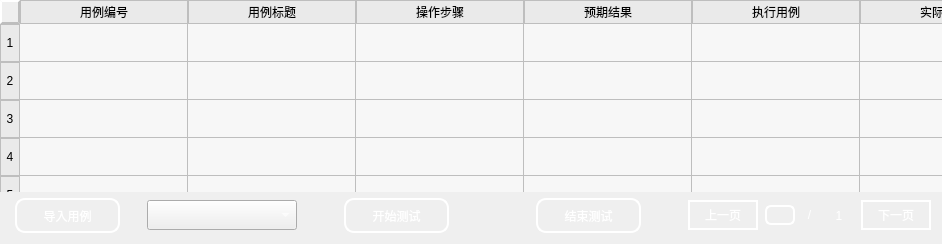
         <widget class="QWidget" name="auto_test_page">
          <property name="styleSheet">
           <string notr="true">QTableWidget {
	background: transparent;
	border: none;
	gridline-color: #bebebe;
	outline: none;/* 去除单元格虚线框 */
}

/* TableWidget 左上角控件 QSS */
QTableWidget QTableCornerButton::section {
	background: qlineargradient(x1: 0, y1: 0, x2: 0.5, y2: 0.5,
                                stop: 0 #697993, stop: 1 white);;
	border: 2px outset #bebebe;
}

/* TableWidget 表头 QSS */
QHeaderView {
	background: transparent;
}

/* 水平表头默认样式 */
QTableWidget QHeaderView::section:horizontal {
    background-color: #eaeaea; /* 背景颜色 */
    font: 9pt &quot;微软雅黑&quot;;
    border: 1px solid #bebebe; /* 默认边框 */
}

/* 水平表头 checked 状态 */
QTableWidget QHeaderView::section:horizontal:checked {
    background-color: #d1d1d1; /* 选中时的背景颜色 */
    color: #007a6b; /* 选中时的字体颜色 */
    border-bottom: 3px solid #007a6b; /* 选中时底部边框 2px 绿色 */
}

/* 水平表头 pressed 状态 */
QTableWidget QHeaderView::section:horizontal:pressed {
    background-color: #d1d1d1; /* 按下时的背景颜色 */
    color: #007a6b; /* 按下时的字体颜色 */
    border-bottom: 3px solid #007a6b; /* 按下时底部边框 2px blue */
}

/* 同时处于 checked 和 pressed 状态 */
QTableWidget QHeaderView::section:horizontal:checked:pressed {
    background-color: #d1d1d1; /* 选中且按下时的背景颜色 */
    color: #007a6b; /* 选中且按下时的字体颜色 */
    border-bottom: 3px solid #007a6b; /* 选中且按下时底部边框 2px purple */
}

/* 垂直表头默认样式 */
QTableWidget QHeaderView::section:vertical {
    background-color: #eaeaea; /* 背景颜色 */
    font: 9pt &quot;微软雅黑&quot;;
    border: 1px solid #bebebe; /* 默认边框 */
}

/* 垂直表头 checked 状态 */
QTableWidget QHeaderView::section:vertical:checked {
    background-color: #d1d1d1; /* 选中时的背景颜色 */
    color: #007a6b; /* 选中时的字体颜色 */
    border-right: 3px solid #007a6b; /* 选中时底部边框 2px 绿色 */
}

/* 垂直表头 pressed 状态 */
QTableWidget QHeaderView::section:vertical:pressed {
    background-color: #d1d1d1; /* 按下时的背景颜色 */
    color: #007a6b; /* 按下时的字体颜色 */
    border-right: 3px solid #007a6b; /* 按下时底部边框 2px blue */
}

/* 同时处于 checked 和 pressed 状态 */
QTableWidget QHeaderView::section:vertical:checked:pressed {
    background-color: #d1d1d1; /* 选中且按下时的背景颜色 */
    color: #007a6b; /* 选中且按下时的字体颜色 */
    border-right: 3px solid #007a6b; /* 选中且按下时底部边框 2px purple */
}

/* TableWidget 表格 QSS */
QTableWidget::item {
	font: 9pt &quot;微软雅黑&quot;;
	background: #f7f7f7;
}

/* TableWidget LineEdit 编辑状态的表格的文字 */
QTableWidget QLineEdit {
	font: 9pt &quot;微软雅黑&quot;;
	color: black;
}

/* 选中状态下的单元格 */
QTableWidget::item:selected {
    color: black;
	border: 2px solid #109968;
}

/* comboBox QSS */
QComboBox {
	font: 9pt &quot;微软雅黑&quot;;
	color: white;		/* 字体颜色 */
}

/* comboBox 下拉列表 QSS */
QComboBox QAbstractItemView {
	outline: 0px solid gray;
	border: 2px solid qlineargradient(x1: 0, y1: 0, x2: 0, y2: 1,
                                      stop: 0 #f6f7fa, stop: 1 #dadbde);
	background-color: qlineargradient(x1: 1, y1: 0, x2: 0, y2: 0,
                                      stop: 0 #404959, stop: 1 #989da5);
	color: white;
	selection-background-color: #435068;
}

/* 底部 PushButton QSS */
QPushButton {
	background: transparent;
	font: 10pt &quot;微软雅黑&quot;;
	color: white;
	border: 2px solid white;
	border-radius: 10px;
}

/* PushButton 点击 QSS */
QPushButton:pressed {
	padding-top: 1px;
	padding-left: 1px;
}

/* 底部 LineEdit QSS */
QLineEdit {
	background: transparent;
	border: 2px solid white;
	border-radius: 6px;
	font: 10pt &quot;微软雅黑&quot;;
	color: white;
}

/* 底部 Label QSS */
QLabel {
	background: transparent;
	font: 10pt &quot;微软雅黑&quot;;
	color: white;
}</string>
          </property>
          <layout class="QVBoxLayout" name="verticalLayout_11">
           <property name="leftMargin">
            <number>0</number>
           </property>
           <property name="topMargin">
            <number>0</number>
           </property>
           <property name="rightMargin">
            <number>0</number>
           </property>
           <property name="bottomMargin">
            <number>0</number>
           </property>
           <item>
            <widget class="QTableWidget" name="tableWidget_test_case">
             <property name="verticalScrollBarPolicy">
              <enum>Qt::ScrollBarAlwaysOff</enum>
             </property>
             <property name="horizontalScrollBarPolicy">
              <enum>Qt::ScrollBarAlwaysOff</enum>
             </property>
             <property name="autoScroll">
              <bool>true</bool>
             </property>
             <property name="editTriggers">
              <set>QAbstractItemView::DoubleClicked</set>
             </property>
             <property name="showGrid">
              <bool>true</bool>
             </property>
             <property name="gridStyle">
              <enum>Qt::SolidLine</enum>
             </property>
             <property name="rowCount">
              <number>16</number>
             </property>
             <attribute name="horizontalHeaderVisible">
              <bool>true</bool>
             </attribute>
             <attribute name="horizontalHeaderCascadingSectionResizes">
              <bool>false</bool>
             </attribute>
             <attribute name="horizontalHeaderMinimumSectionSize">
              <number>31</number>
             </attribute>
             <attribute name="horizontalHeaderDefaultSectionSize">
              <number>168</number>
             </attribute>
             <attribute name="horizontalHeaderStretchLastSection">
              <bool>true</bool>
             </attribute>
             <attribute name="verticalHeaderCascadingSectionResizes">
              <bool>false</bool>
             </attribute>
             <attribute name="verticalHeaderDefaultSectionSize">
              <number>38</number>
             </attribute>
             <attribute name="verticalHeaderStretchLastSection">
              <bool>true</bool>
             </attribute>
             <row>
              <property name="text">
               <string>1</string>
              </property>
              <property name="textAlignment">
               <set>AlignCenter</set>
              </property>
             </row>
             <row>
              <property name="text">
               <string>2</string>
              </property>
              <property name="textAlignment">
               <set>AlignCenter</set>
              </property>
             </row>
             <row>
              <property name="text">
               <string>3</string>
              </property>
              <property name="textAlignment">
               <set>AlignCenter</set>
              </property>
             </row>
             <row>
              <property name="text">
               <string>4</string>
              </property>
              <property name="textAlignment">
               <set>AlignCenter</set>
              </property>
             </row>
             <row>
              <property name="text">
               <string>5</string>
              </property>
              <property name="textAlignment">
               <set>AlignCenter</set>
              </property>
             </row>
             <row>
              <property name="text">
               <string>6</string>
              </property>
              <property name="textAlignment">
               <set>AlignCenter</set>
              </property>
             </row>
             <row>
              <property name="text">
               <string>7</string>
              </property>
              <property name="textAlignment">
               <set>AlignCenter</set>
              </property>
             </row>
             <row>
              <property name="text">
               <string>8</string>
              </property>
              <property name="textAlignment">
               <set>AlignCenter</set>
              </property>
             </row>
             <row>
              <property name="text">
               <string>9</string>
              </property>
              <property name="textAlignment">
               <set>AlignCenter</set>
              </property>
             </row>
             <row>
              <property name="text">
               <string>10</string>
              </property>
              <property name="textAlignment">
               <set>AlignCenter</set>
              </property>
             </row>
             <row>
              <property name="text">
               <string>11</string>
              </property>
              <property name="textAlignment">
               <set>AlignCenter</set>
              </property>
             </row>
             <row>
              <property name="text">
               <string>12</string>
              </property>
              <property name="textAlignment">
               <set>AlignCenter</set>
              </property>
             </row>
             <row>
              <property name="text">
               <string>13</string>
              </property>
              <property name="textAlignment">
               <set>AlignCenter</set>
              </property>
             </row>
             <row>
              <property name="text">
               <string>14</string>
              </property>
              <property name="textAlignment">
               <set>AlignCenter</set>
              </property>
             </row>
             <row>
              <property name="text">
               <string>15</string>
              </property>
              <property name="textAlignment">
               <set>AlignCenter</set>
              </property>
             </row>
             <row>
              <property name="text">
               <string>16</string>
              </property>
              <property name="textAlignment">
               <set>AlignCenter</set>
              </property>
             </row>
             <column>
              <property name="text">
               <string>用例编号</string>
              </property>
              <property name="textAlignment">
               <set>AlignCenter</set>
              </property>
             </column>
             <column>
              <property name="text">
               <string>用例标题</string>
              </property>
              <property name="textAlignment">
               <set>AlignCenter</set>
              </property>
             </column>
             <column>
              <property name="text">
               <string>操作步骤</string>
              </property>
              <property name="textAlignment">
               <set>AlignCenter</set>
              </property>
             </column>
             <column>
              <property name="text">
               <string>预期结果</string>
              </property>
              <property name="textAlignment">
               <set>AlignCenter</set>
              </property>
             </column>
             <column>
              <property name="text">
               <string>执行用例</string>
              </property>
              <property name="textAlignment">
               <set>AlignCenter</set>
              </property>
             </column>
             <column>
              <property name="text">
               <string>实际结果</string>
              </property>
              <property name="textAlignment">
               <set>AlignCenter</set>
              </property>
             </column>
             <column>
              <property name="text">
               <string>测试结果</string>
              </property>
              <property name="textAlignment">
               <set>AlignCenter</set>
              </property>
             </column>
            </widget>
           </item>
           <item>
            <layout class="QHBoxLayout" name="horizontalLayout_7">
             <property name="spacing">
              <number>7</number>
             </property>
             <property name="leftMargin">
              <number>15</number>
             </property>
             <property name="rightMargin">
              <number>11</number>
             </property>
             <property name="bottomMargin">
              <number>11</number>
             </property>
             <item>
              <widget class="QPushButton" name="pushButton_insert_case">
               <property name="sizePolicy">
                <sizepolicy hsizetype="Minimum" vsizetype="Maximum">
                 <horstretch>0</horstretch>
                 <verstretch>0</verstretch>
                </sizepolicy>
               </property>
               <property name="minimumSize">
                <size>
                 <width>105</width>
                 <height>35</height>
                </size>
               </property>
               <property name="maximumSize">
                <size>
                 <width>105</width>
                 <height>16777215</height>
                </size>
               </property>
               <property name="text">
                <string>导入用例</string>
               </property>
              </widget>
             </item>
             <item>
              <spacer name="horizontalSpacer_14">
               <property name="orientation">
                <enum>Qt::Horizontal</enum>
               </property>
               <property name="sizeType">
                <enum>QSizePolicy::Fixed</enum>
               </property>
               <property name="sizeHint" stdset="0">
                <size>
                 <width>20</width>
                 <height>20</height>
                </size>
               </property>
              </spacer>
             </item>
             <item>
              <widget class="QComboBox" name="comboBox_case_sheet_names">
               <property name="sizePolicy">
                <sizepolicy hsizetype="Minimum" vsizetype="Fixed">
                 <horstretch>0</horstretch>
                 <verstretch>0</verstretch>
                </sizepolicy>
               </property>
               <property name="minimumSize">
                <size>
                 <width>150</width>
                 <height>30</height>
                </size>
               </property>
               <property name="focusPolicy">
                <enum>Qt::NoFocus</enum>
               </property>
               <property name="maxVisibleItems">
                <number>20</number>
               </property>
              </widget>
             </item>
             <item>
              <spacer name="horizontalSpacer_12">
               <property name="orientation">
                <enum>Qt::Horizontal</enum>
               </property>
               <property name="sizeType">
                <enum>QSizePolicy::Expanding</enum>
               </property>
               <property name="sizeHint" stdset="0">
                <size>
                 <width>40</width>
                 <height>20</height>
                </size>
               </property>
              </spacer>
             </item>
             <item>
              <widget class="QPushButton" name="pushButton_test_start">
               <property name="sizePolicy">
                <sizepolicy hsizetype="Minimum" vsizetype="Maximum">
                 <horstretch>0</horstretch>
                 <verstretch>0</verstretch>
                </sizepolicy>
               </property>
               <property name="minimumSize">
                <size>
                 <width>105</width>
                 <height>35</height>
                </size>
               </property>
               <property name="maximumSize">
                <size>
                 <width>105</width>
                 <height>16777215</height>
                </size>
               </property>
               <property name="text">
                <string>开始测试</string>
               </property>
              </widget>
             </item>
             <item>
              <spacer name="horizontalSpacer_15">
               <property name="orientation">
                <enum>Qt::Horizontal</enum>
               </property>
               <property name="sizeType">
                <enum>QSizePolicy::Maximum</enum>
               </property>
               <property name="sizeHint" stdset="0">
                <size>
                 <width>80</width>
                 <height>20</height>
                </size>
               </property>
              </spacer>
             </item>
             <item>
              <widget class="QPushButton" name="pushButton_test_end">
               <property name="sizePolicy">
                <sizepolicy hsizetype="Minimum" vsizetype="Maximum">
                 <horstretch>0</horstretch>
                 <verstretch>0</verstretch>
                </sizepolicy>
               </property>
               <property name="minimumSize">
                <size>
                 <width>105</width>
                 <height>35</height>
                </size>
               </property>
               <property name="maximumSize">
                <size>
                 <width>105</width>
                 <height>16777215</height>
                </size>
               </property>
               <property name="text">
                <string>结束测试</string>
               </property>
              </widget>
             </item>
             <item>
              <spacer name="horizontalSpacer_13">
               <property name="orientation">
                <enum>Qt::Horizontal</enum>
               </property>
               <property name="sizeType">
                <enum>QSizePolicy::Expanding</enum>
               </property>
               <property name="sizeHint" stdset="0">
                <size>
                 <width>40</width>
                 <height>20</height>
                </size>
               </property>
              </spacer>
             </item>
             <item>
              <widget class="QPushButton" name="pushButton_previous_page">
               <property name="sizePolicy">
                <sizepolicy hsizetype="Minimum" vsizetype="Maximum">
                 <horstretch>0</horstretch>
                 <verstretch>0</verstretch>
                </sizepolicy>
               </property>
               <property name="minimumSize">
                <size>
                 <width>70</width>
                 <height>30</height>
                </size>
               </property>
               <property name="maximumSize">
                <size>
                 <width>70</width>
                 <height>16777215</height>
                </size>
               </property>
               <property name="styleSheet">
                <string notr="true">QPushButton {
	border-radius: none;
}</string>
               </property>
               <property name="text">
                <string>上一页</string>
               </property>
              </widget>
             </item>
             <item>
              <widget class="QLineEdit" name="lineEdit_current_page">
               <property name="sizePolicy">
                <sizepolicy hsizetype="Minimum" vsizetype="Maximum">
                 <horstretch>0</horstretch>
                 <verstretch>0</verstretch>
                </sizepolicy>
               </property>
               <property name="minimumSize">
                <size>
                 <width>30</width>
                 <height>0</height>
                </size>
               </property>
               <property name="maximumSize">
                <size>
                 <width>30</width>
                 <height>16777215</height>
                </size>
               </property>
               <property name="alignment">
                <set>Qt::AlignCenter</set>
               </property>
              </widget>
             </item>
             <item>
              <widget class="QLabel" name="label_dividing_line">
               <property name="sizePolicy">
                <sizepolicy hsizetype="Minimum" vsizetype="Maximum">
                 <horstretch>0</horstretch>
                 <verstretch>0</verstretch>
                </sizepolicy>
               </property>
               <property name="minimumSize">
                <size>
                 <width>15</width>
                 <height>0</height>
                </size>
               </property>
               <property name="maximumSize">
                <size>
                 <width>15</width>
                 <height>16777215</height>
                </size>
               </property>
               <property name="text">
                <string>/</string>
               </property>
               <property name="alignment">
                <set>Qt::AlignCenter</set>
               </property>
              </widget>
             </item>
             <item>
              <widget class="QLabel" name="label_total_pages">
               <property name="sizePolicy">
                <sizepolicy hsizetype="Minimum" vsizetype="Preferred">
                 <horstretch>0</horstretch>
                 <verstretch>0</verstretch>
                </sizepolicy>
               </property>
               <property name="minimumSize">
                <size>
                 <width>30</width>
                 <height>0</height>
                </size>
               </property>
               <property name="maximumSize">
                <size>
                 <width>30</width>
                 <height>16777215</height>
                </size>
               </property>
               <property name="text">
                <string>1</string>
               </property>
               <property name="alignment">
                <set>Qt::AlignCenter</set>
               </property>
              </widget>
             </item>
             <item>
              <widget class="QPushButton" name="pushButton_next_page">
               <property name="sizePolicy">
                <sizepolicy hsizetype="Minimum" vsizetype="Maximum">
                 <horstretch>0</horstretch>
                 <verstretch>0</verstretch>
                </sizepolicy>
               </property>
               <property name="minimumSize">
                <size>
                 <width>70</width>
                 <height>30</height>
                </size>
               </property>
               <property name="maximumSize">
                <size>
                 <width>70</width>
                 <height>16777215</height>
                </size>
               </property>
               <property name="styleSheet">
                <string notr="true">QPushButton {

	border-radius: none;
}</string>
               </property>
               <property name="text">
                <string>下一页</string>
               </property>
              </widget>
             </item>
            </layout>
           </item>
          </layout>
         </widget>
